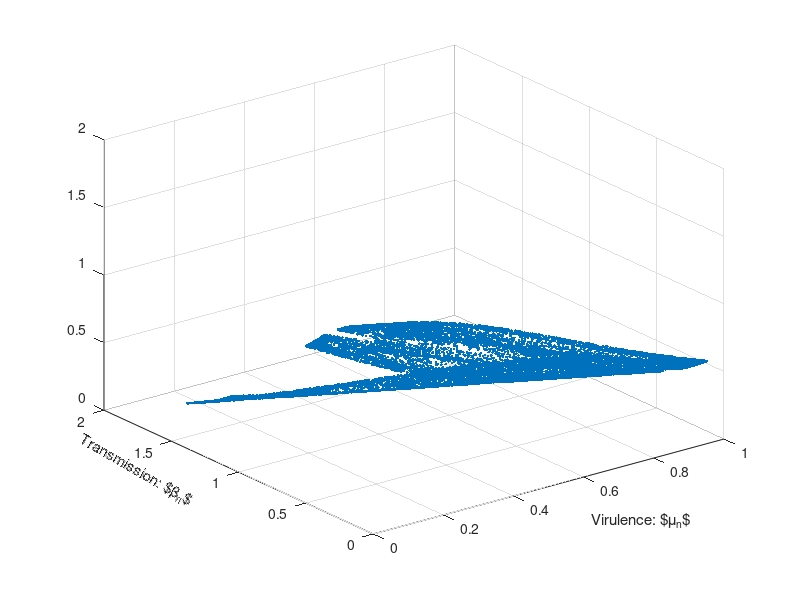

Write the MATLAB code that produced this figure. (Note: this script raises an error after producing the figure.)
clear all; close all; clc
% Generate random data
n =10^4;
b = 1.5;
xn = rand(1,n);
yn = b*rand(1,n);
a=3.999;
%%
xnp1 = 3.99*xn.*(1-xn);
%ynp1=2*xn.*(1-xn);
ynp1=sech(xn).^2;
%%
% Iterate function
for i = 1:500
    if i ~= 1
        xn = xnp1;
        yn=ynp1;
    end
    xnp1 = 3.999*xn.*(1-xn);
    %ynp1=b*sech(xn+yn).^2;
    ynp1=b*sech(xn+yn).^2;
end
%%
%run Runner2.m or 
clear all; close all; clc;
load("XYdata1.mat")
%for plots in the article
%%
 close all
scatter(xnp1,ynp1,'.');
xlabel('$\mu$');
ylabel('$\beta$');
%title("$\mu$ vs $\beta$")
hfig = gcf;
fname = 'tradOff';
%%
close all;
scatter(xn,xnp1,50,'.');
xlabel('Virulence: $\mu_{n}$');
ylabel('Virulence: $\mu_{n+1}$');
%title("Virulance Relation")
hfig = gcf;
fname = 'muTseries';
%%
close all;
scatter(yn,ynp1,'.');
xlabel('Transmission: $\beta_{n}$');
ylabel('Transmission: $\beta_{n+1}$');
%title("Transmission relation ")
hfig = gcf;
fname = 'betaTseries';
%%
close all;
scatter3(xn,yn, ynp1,'.');
xlabel('Virulence: $\mu_{n}$');
ylb=ylabel('Transmission: $\beta_{n}$','Rotation',-30);
ylb.Position=[-0.2 0.5 0];
zlabel('Transmission: $\beta_{n+1}$');
%title("causal relationship")
hfig = gcf;
fname = 'muBetaBetap';
